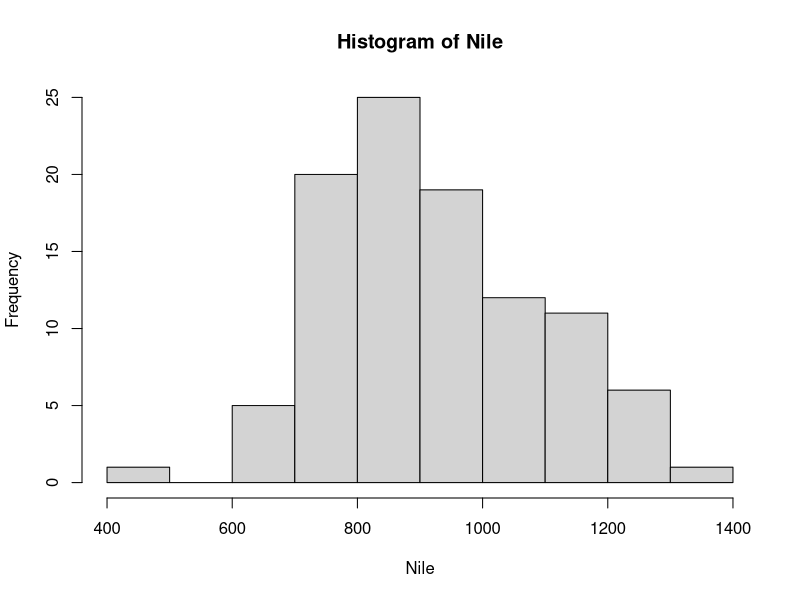
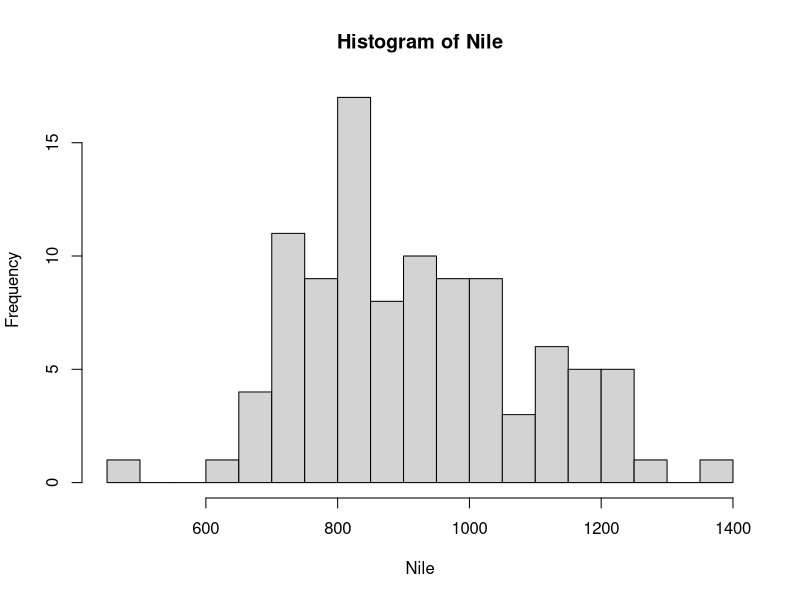
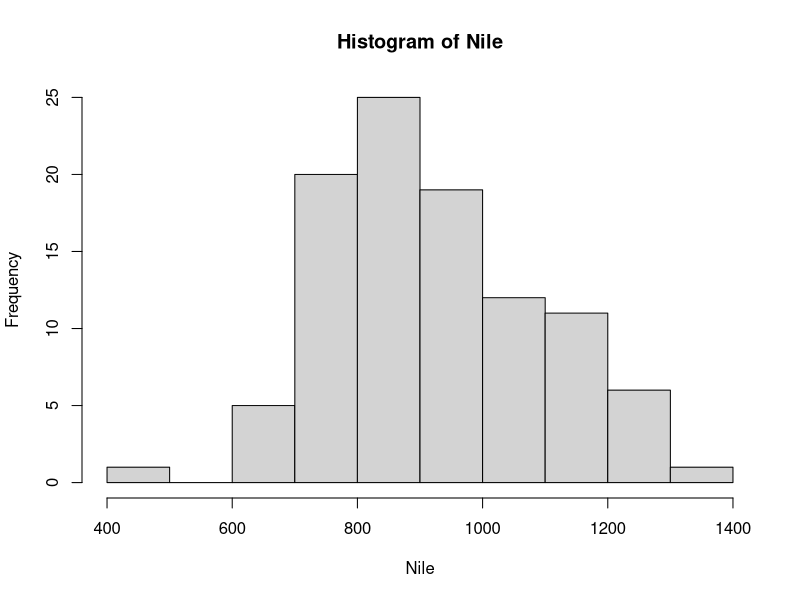
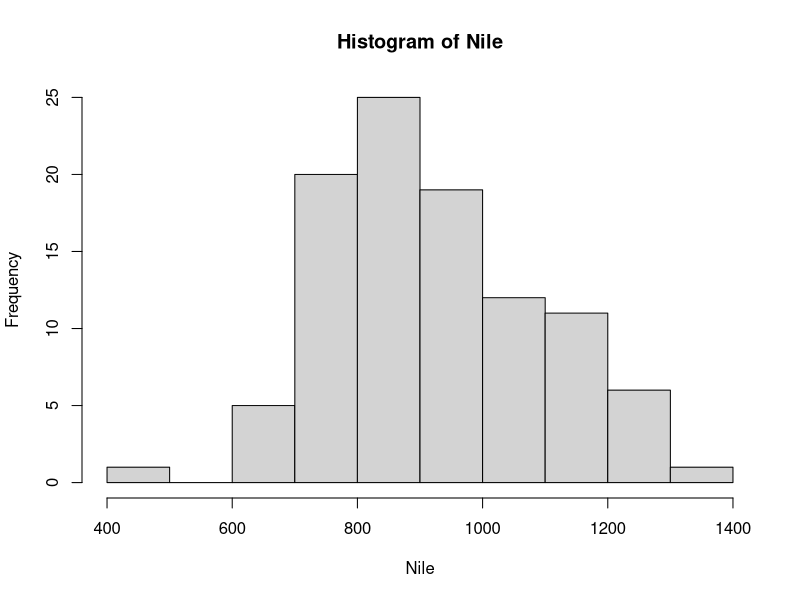

Here is the R script that generated these plots, in order:

# mean of 100 random numbers
mean(abs(rnorm(100)))

# 10 random normal variables
rnorm(10)

x = c(1,2,4)

q = c(x, x, 8)

x[1]
x[1:3]
mean(x)
sd(x)

#Internal R datasets
data()

#Nile Dataset
mean(Nile)
sd(Nile)
hist(Nile)
hist(Nile, breaks = 20)

#Functions
oddcount = function(x){
  k = 0
  for(n in x){
   if(n%%2 == 1) k = k + 1 
  }
  return(k)  
}

oddcount(c(1,2,3,4,5,6,7,8,9))
oddcount(c(1,3,5,7))

#Scope
y = 5 #Y is global variable.
func = function(x) return(x+y) # y: global variable returned in the function
func(3)

#Default Arguments
func2 = function (a, b = 10){
  return(a+b)
}

func2(2,10)
func2(10)

#String
y = c("abc"," def"," ghi")
y
u = paste("abc","def","ghi")
u
k = strsplit(u," ")
k


#Matrices
m = rbind(c(1,4),c(2,2)) #row bind
m
m[1,]
m[,1]

m = cbind(c(1,4),c(2,2)) #row bind
m
m[1,]
m[,1]

#Lists:
#Contents can be different data types
x = list(u = 2, v= "abc")
x
hn = hist(Nile)
print(hn)
hn$density


#DataFrames
d = data.frame(list(kids = c("jack","annie"),ages = c(10,12)))
d$kids
d$ages

#Classes
hn = hist(Nile)
print(hn)
